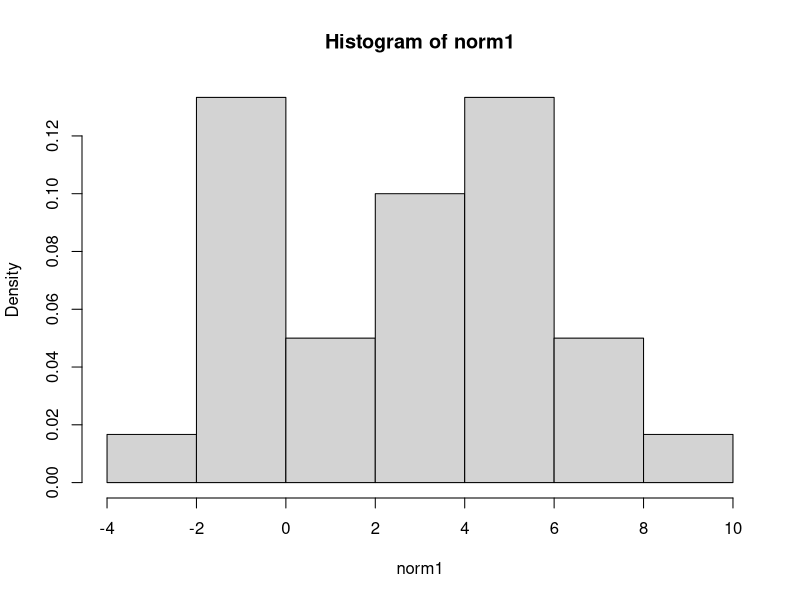
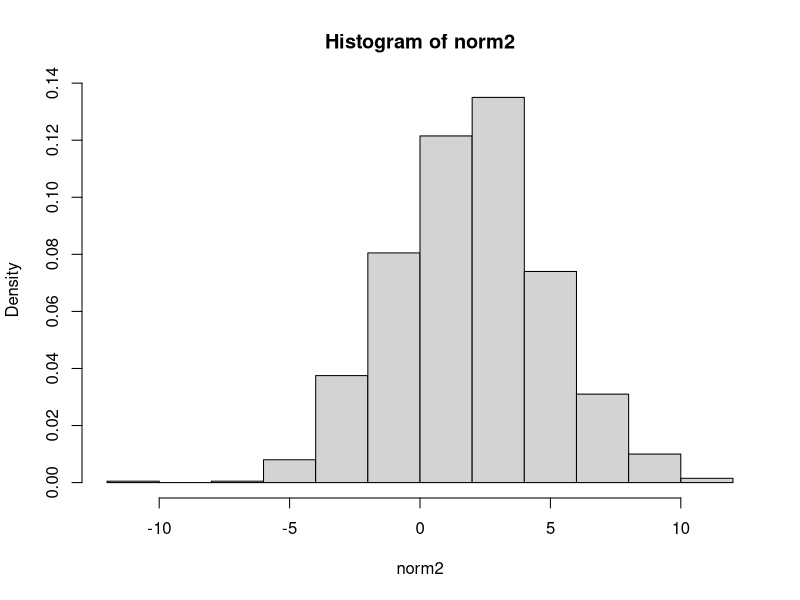
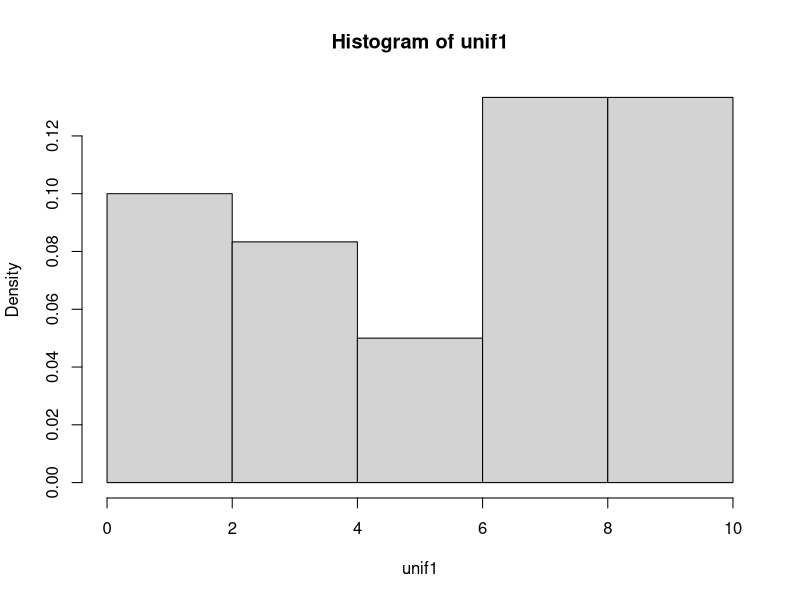
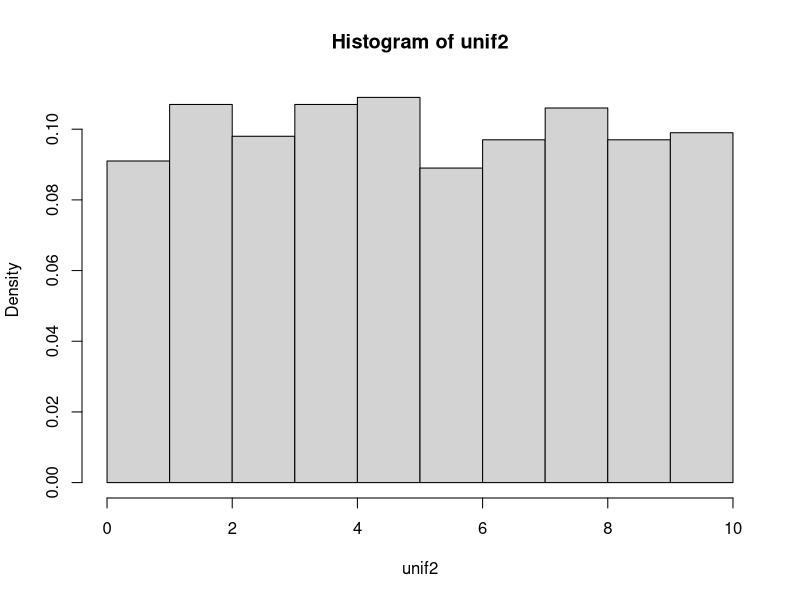
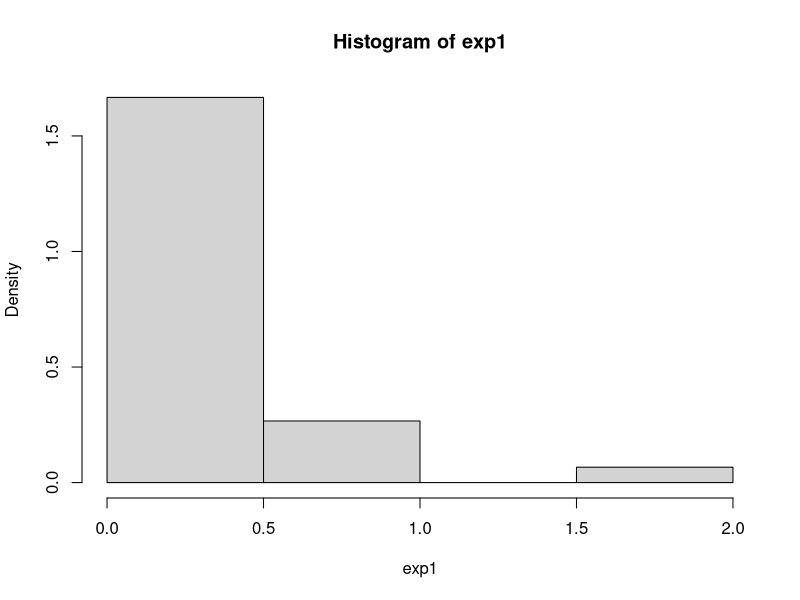
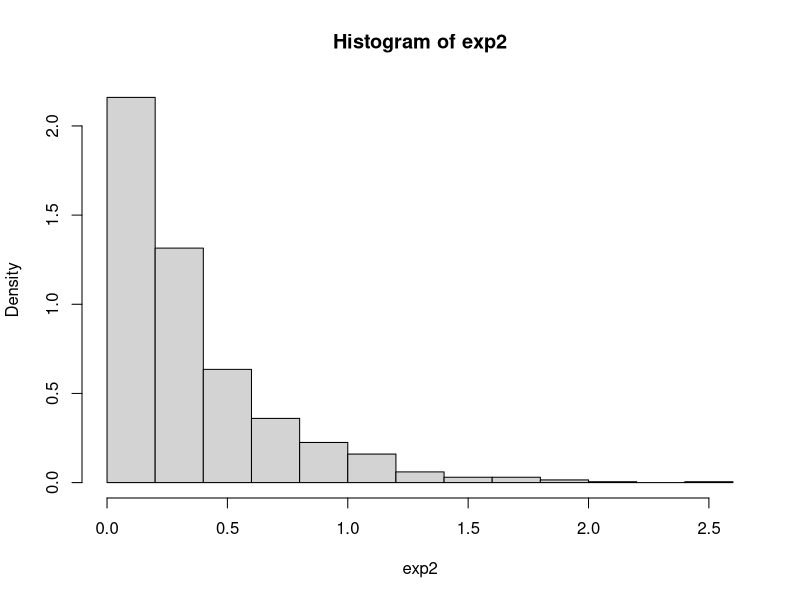

These figures' R source, in order:
# d : Proba pour diacrete et densite pour continues
# p : fonction de repartition
# q : quantile
# r : simulation

histogrammePasFixe <- function(x) {
  nbr = length(x)
  nbrClasses = as.integer(1 + log2(nbr))
  x = sort(x)
  a0 = as.integer(x[1] - 0.025*(x[nbr] - x[1]))
  ak = as.integer(x[nbr] + 0.025*(x[nbr] - x[1]))
  largeur = as.integer(ak/nbrClasses)
  hist(x, prob = T, breaks = c(a0, ak, largeur))
  # hist(x, breaks = 'Sturges' )
}

# rbinom(number of observations, value of max, prob)
binom <- rbinom(5, 2, 0.4)
print(binom)

norm1 <- rnorm(30,2,3)
hist(norm1, prob=T)

norm2 <- rnorm(1000,2,3)
hist(norm2, prob=T)

unif1 <- runif(30,0,10)
hist(unif1,prob=T)

unif2 <- runif(1000,0,10)
hist(unif2,prob=T)

exp1 <- rexp(30,3)
hist(exp1,prob=T)

exp2 <- rexp(1000,3)
hist(exp2,prob=T)

